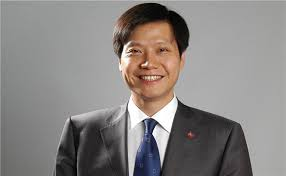
#> input picture img/renwu2.jpg, 286 x 176 px
$ python face.py
#> lines starting #> are read from the running program, lines starting #| are printed output that depends on the picture
import cv2
import numpy as np
import matplotlib.pyplot as plt


def show_detection(image, faces):
    """在每个检测到的人脸上绘制一个矩形进行标示"""
    for (x, y, w, h) in faces:
        cv2.rectangle(image, (x, y), (x + w, y + h), (255, 0, 0), 5)
    return image


# 可视化函数
def show_img_with_matplotlib(color_img, title, pos):
    img_RGB = color_img[:, :, ::-1]
    ax = plt.subplot(2, 2, pos)
    plt.imshow(img_RGB)
    plt.title(title, fontsize=8)
    plt.axis('off')

# 加载图像
img = cv2.imread("img/renwu2.jpg")
#> img is the input picture: shape (176, 286, 3); mean B, G, R 130, 132.1, 136.6
# 将 BGR 图像转换为灰度图像
gray = cv2.cvtColor(img, cv2.COLOR_BGR2GRAY)
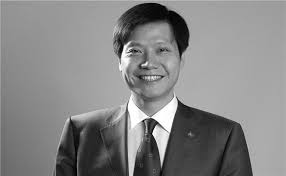
#> gray: shape (176, 286); min 0, max 255, mean 133.2
# 加载分类器
cas_alt2 = cv2.CascadeClassifier("haarcascades/haarcascade_frontalface_alt2.xml")
cas_default = cv2.CascadeClassifier("haarcascades/haarcascade_frontalface_default.xml")
# 检测人脸
faces_alt2 = cas_alt2.detectMultiScale(gray)
#> faces_alt2 = [[117, 26, 64, 64]]
faces_default = cas_default.detectMultiScale(gray)
#> faces_default = [[118, 26, 65, 65]]
retval, faces_haar_alt2 = cv2.face.getFacesHAAR(img, "haarcascades/haarcascade_frontalface_alt2.xml")
#> retval = True; faces_haar_alt2 = [[116, 23, 68, 68]]
faces_haar_alt2 = np.squeeze(faces_haar_alt2)
#> faces_haar_alt2 = [116, 23, 68, 68]
if faces_haar_alt2.ndim == 1:
    faces_haar_alt2.resize(1,4)
retval, faces_haar_default = cv2.face.getFacesHAAR(img, "haarcascades/haarcascade_frontalface_default.xml")
#> faces_haar_default = [[116, 24, 70, 70]]
faces_haar_default = np.squeeze(faces_haar_default)
#> faces_haar_default = [116, 24, 70, 70]
if faces_haar_default.ndim == 1:
    faces_haar_default.resize(1,4)

# 绘制人脸检测框
img_faces_alt2 = show_detection(img.copy(), faces_alt2)
#> the loop in show_detection, `for (x, y, w, h) in faces:` made 1 pass
#> after the loop in show_detection, `for (x, y, w, h) in faces:`:
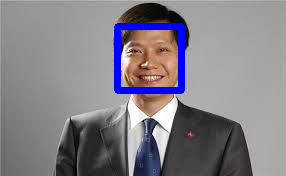
#> image: shape (176, 286, 3); mean of channels 0, 1, 2 135.4, 128.1, 131.8; drawn as B, G, R
img_faces_default = show_detection(img.copy(), faces_default)
#> the loop in show_detection (call 2), `for (x, y, w, h) in faces:` made 1 pass
img_faces_haar_alt2 = show_detection(img.copy(), faces_haar_alt2)
#> the loop in show_detection (call 3), `for (x, y, w, h) in faces:` made 1 pass
#> after the loop in show_detection (call 3), `for (x, y, w, h) in faces:`:
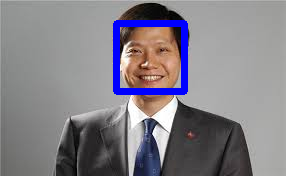
#> image: shape (176, 286, 3); mean of channels 0, 1, 2 135.6, 127.9, 131.6; drawn as B, G, R
img_faces_haar_default = show_detection(img.copy(), faces_haar_default)

# 可视化
show_img_with_matplotlib(img_faces_alt2, "detectMultiScale(frontalface_alt2): " + str(len(faces_alt2)), 1)
show_img_with_matplotlib(img_faces_default, "detectMultiScale(frontalface_default): " + str(len(faces_default)), 2)
show_img_with_matplotlib(img_faces_haar_alt2, "getFacesHAAR(frontalface_alt2): " + str(len(faces_haar_alt2)), 3)
show_img_with_matplotlib(img_faces_haar_default, "getFacesHAAR(frontalface_default): " + str(len(faces_haar_default)), 4)
plt.show()
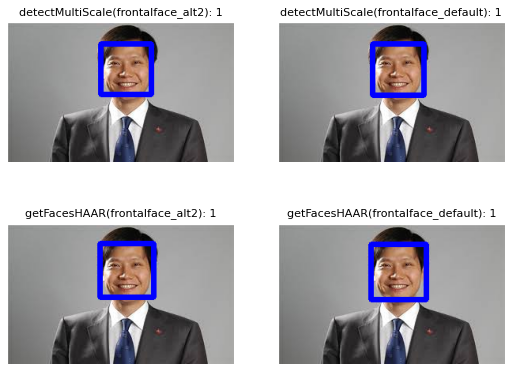
#> figure drawn by matplotlib, 4 panels

$ run again, with img/renwu1.jpg copied over img/renwu2.jpg
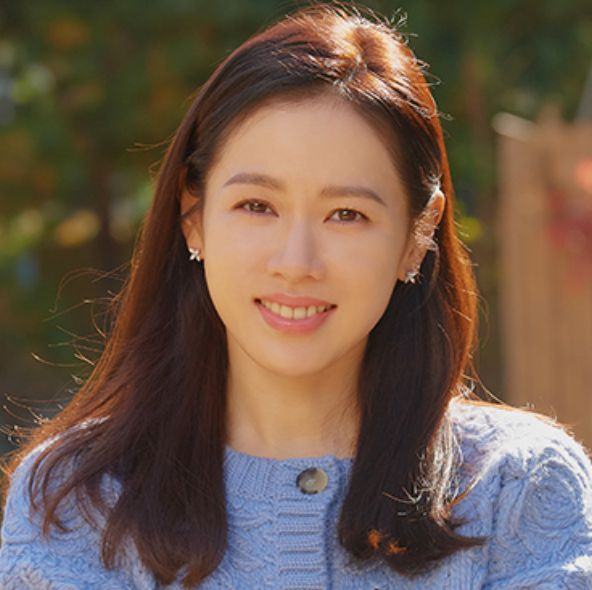
#> input picture img/renwu1.jpg, 592 x 590 px
#> img is the input picture: shape (590, 592, 3); mean B, G, R 75.6, 89.5, 110
#> `gray = cv2.cvtColor(img, cv2.COLOR_BGR2GRAY)`:
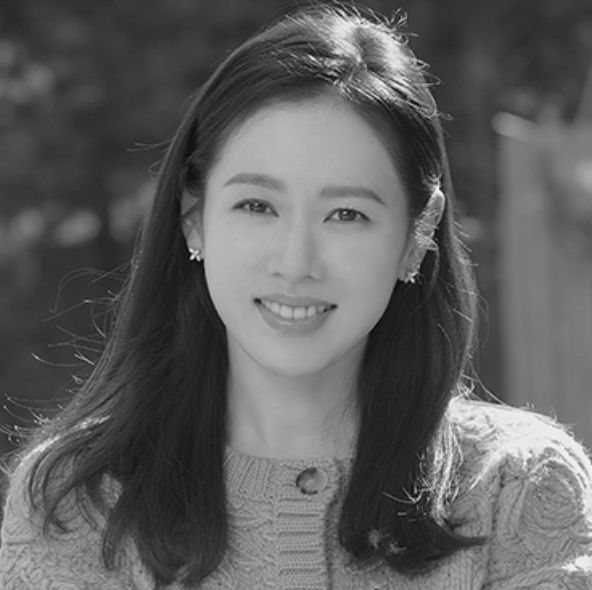
#> gray: shape (590, 592); min 4, max 252, mean 94.1
#> faces_alt2 = [[180, 117, 243, 243]]
#> faces_default = [[216, 420, 136, 136], [171, 109, 259, 259]]
#> retval = True; faces_haar_alt2 = [[218, 424, 144, 144], [180, 117, 242, 242]]
#> faces_haar_default = [[216, 417, 138, 138], [174, 111, 253, 253]]
#> the loop in show_detection, `for (x, y, w, h) in faces:` made 1 pass
#> the loop in show_detection (call 2), `for (x, y, w, h) in faces:` made 2 passes
#> the loop in show_detection (call 4), `for (x, y, w, h) in faces:` made 2 passes
#> after the loop in show_detection (call 4), `for (x, y, w, h) in faces:`:
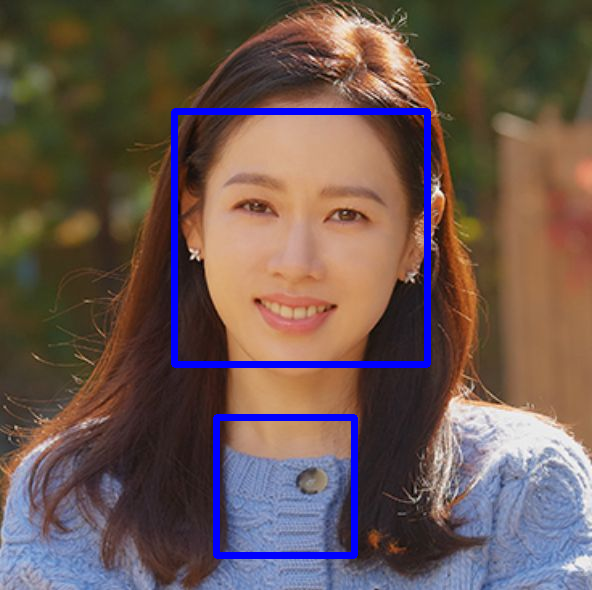
#> image: shape (590, 592, 3); mean of channels 0, 1, 2 81.6, 87.3, 107; drawn as B, G, R
